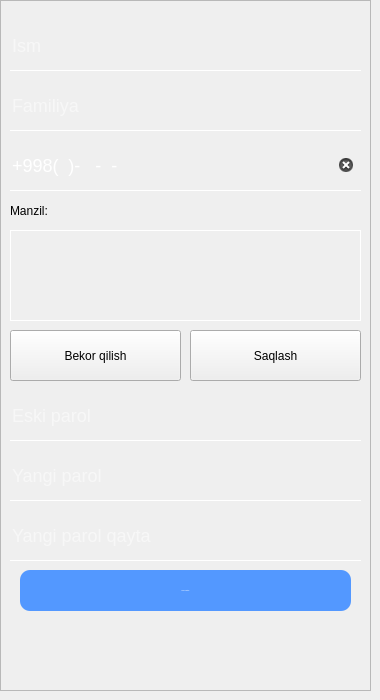
      <widget class="QWidget" name="tab_setting">
       <attribute name="title">
        <string>Sozlash</string>
       </attribute>
       <widget class="QFrame" name="frame_9">
        <property name="geometry">
         <rect>
          <x>0</x>
          <y>0</y>
          <width>371</width>
          <height>691</height>
         </rect>
        </property>
        <property name="styleSheet">
         <string notr="true">QLineEdit{
	font-size:18px;;
	color:white;
	border:none;
	background:transparent;
	border-bottom:1px solid white;
}

QLineEdit:hover, QTextEdit:hover{
	background:rgba(0,0,0,0.04);
}
QTextEdit{
	font-size:18px;;
	color:white;
	background:transparent;
	border:1px solid white;
}</string>
        </property>
        <property name="frameShape">
         <enum>QFrame::StyledPanel</enum>
        </property>
        <property name="frameShadow">
         <enum>QFrame::Raised</enum>
        </property>
        <widget class="QLineEdit" name="edit_phone">
         <property name="geometry">
          <rect>
           <x>10</x>
           <y>140</y>
           <width>351</width>
           <height>51</height>
          </rect>
         </property>
         <property name="inputMask">
          <string>+\9\9\8(99)-999-99-99</string>
         </property>
         <property name="text">
          <string>+998()---</string>
         </property>
         <property name="maxLength">
          <number>18</number>
         </property>
         <property name="echoMode">
          <enum>QLineEdit::Normal</enum>
         </property>
         <property name="cursorPosition">
          <number>18</number>
         </property>
         <property name="placeholderText">
          <string>Telefon raqam</string>
         </property>
         <property name="clearButtonEnabled">
          <bool>true</bool>
         </property>
        </widget>
        <widget class="QLineEdit" name="old_password">
         <property name="geometry">
          <rect>
           <x>10</x>
           <y>390</y>
           <width>351</width>
           <height>51</height>
          </rect>
         </property>
         <property name="text">
          <string/>
         </property>
         <property name="echoMode">
          <enum>QLineEdit::Password</enum>
         </property>
         <property name="placeholderText">
          <string>Eski parol</string>
         </property>
         <property name="clearButtonEnabled">
          <bool>true</bool>
         </property>
        </widget>
        <widget class="QLineEdit" name="edit_name">
         <property name="geometry">
          <rect>
           <x>10</x>
           <y>20</y>
           <width>351</width>
           <height>51</height>
          </rect>
         </property>
         <property name="text">
          <string/>
         </property>
         <property name="maxLength">
          <number>24</number>
         </property>
         <property name="placeholderText">
          <string>Ism</string>
         </property>
         <property name="clearButtonEnabled">
          <bool>true</bool>
         </property>
        </widget>
        <widget class="QLineEdit" name="edit_surname">
         <property name="geometry">
          <rect>
           <x>10</x>
           <y>80</y>
           <width>351</width>
           <height>51</height>
          </rect>
         </property>
         <property name="text">
          <string/>
         </property>
         <property name="maxLength">
          <number>24</number>
         </property>
         <property name="frame">
          <bool>true</bool>
         </property>
         <property name="placeholderText">
          <string>Familiya</string>
         </property>
         <property name="clearButtonEnabled">
          <bool>true</bool>
         </property>
        </widget>
        <widget class="QPushButton" name="btn_updatepassword">
         <property name="geometry">
          <rect>
           <x>20</x>
           <y>570</y>
           <width>331</width>
           <height>41</height>
          </rect>
         </property>
         <property name="font">
          <font>
           <pointsize>-1</pointsize>
           <weight>62</weight>
           <bold>true</bold>
           <kerning>true</kerning>
          </font>
         </property>
         <property name="cursor">
          <cursorShape>PointingHandCursor</cursorShape>
         </property>
         <property name="styleSheet">
          <string notr="true">QPushButton{
	background:rgb(83, 152, 255);
	border-radius:10px;
	color:#fff;
}

QPushButton:hover{
	border:none;
	background:rgb(68, 117, 222)
}
</string>
         </property>
         <property name="text">
          <string>Parolni o'zgartirish</string>
         </property>
         <property name="shortcut">
          <string>Return</string>
         </property>
        </widget>
        <widget class="QLineEdit" name="password_1">
         <property name="geometry">
          <rect>
           <x>10</x>
           <y>450</y>
           <width>351</width>
           <height>51</height>
          </rect>
         </property>
         <property name="text">
          <string/>
         </property>
         <property name="echoMode">
          <enum>QLineEdit::Password</enum>
         </property>
         <property name="placeholderText">
          <string>Yangi parol</string>
         </property>
         <property name="clearButtonEnabled">
          <bool>true</bool>
         </property>
        </widget>
        <widget class="QLineEdit" name="password_2">
         <property name="geometry">
          <rect>
           <x>10</x>
           <y>510</y>
           <width>351</width>
           <height>51</height>
          </rect>
         </property>
         <property name="text">
          <string/>
         </property>
         <property name="echoMode">
          <enum>QLineEdit::Password</enum>
         </property>
         <property name="placeholderText">
          <string>Yangi parol qayta</string>
         </property>
         <property name="clearButtonEnabled">
          <bool>true</bool>
         </property>
        </widget>
        <widget class="QPushButton" name="btnCancel_2">
         <property name="geometry">
          <rect>
           <x>10</x>
           <y>330</y>
           <width>171</width>
           <height>51</height>
          </rect>
         </property>
         <property name="styleSheet">
          <string notr="true">QPushButton:hover{
background: rgba(231,30,21,0.6);
}</string>
         </property>
         <property name="text">
          <string>Bekor qilish</string>
         </property>
        </widget>
        <widget class="QPushButton" name="btnOk_2">
         <property name="geometry">
          <rect>
           <x>190</x>
           <y>330</y>
           <width>171</width>
           <height>51</height>
          </rect>
         </property>
         <property name="styleSheet">
          <string notr="true">QPushButton:hover{
background:rgb(68, 117, 222)
}</string>
         </property>
         <property name="text">
          <string>Saqlash</string>
         </property>
        </widget>
        <widget class="QTextEdit" name="edit_address">
         <property name="geometry">
          <rect>
           <x>10</x>
           <y>230</y>
           <width>351</width>
           <height>91</height>
          </rect>
         </property>
        </widget>
        <widget class="QLabel" name="label_3">
         <property name="geometry">
          <rect>
           <x>10</x>
           <y>200</y>
           <width>91</width>
           <height>21</height>
          </rect>
         </property>
         <property name="styleSheet">
          <string notr="true">background: transparent;</string>
         </property>
         <property name="text">
          <string>Manzil:</string>
         </property>
        </widget>
       </widget>
      </widget>
